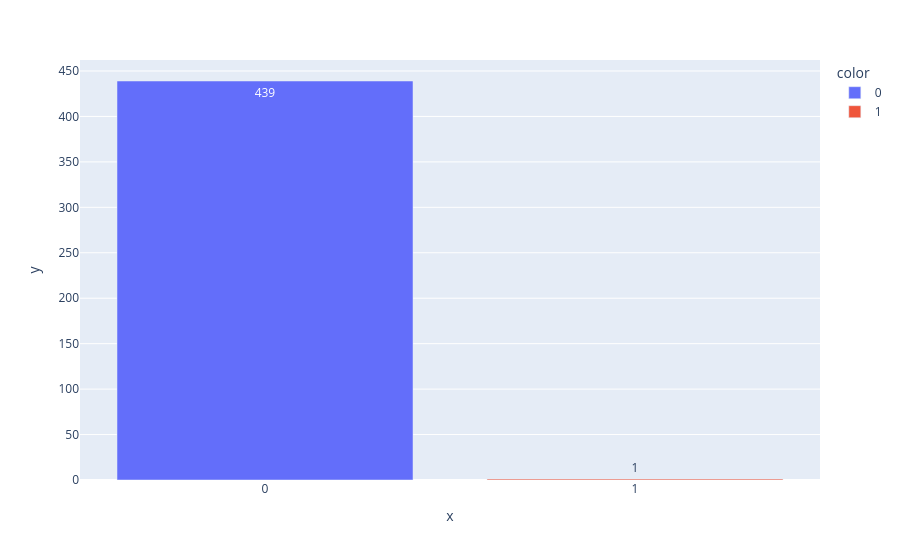

Write notebook code for a chart like this one.
### Code cell
# Diagramme en barre des nombres d'observations
bar_plot(val1)

### Figure 1 — Plotly figure (JSON) as saved in the notebook; plotly's stock layout.template omitted (floating-point values rounded to 4 significant figures)
{"data": [{"hovertemplate": "color=0<br>x=%{x}<br>y=%{y}<extra></extra>", "legendgroup": "0", "marker": {"color": "#636efa", "pattern": {"shape": ""}}, "name": "0", "orientation": "v", "showlegend": true, "textposition": "auto", "texttemplate": "%{y}", "type": "bar", "x": ["0"], "xaxis": "x", "y": [439], "yaxis": "y"}, {"hovertemplate": "color=1<br>x=%{x}<br>y=%{y}<extra></extra>", "legendgroup": "1", "marker": {"color": "#EF553B", "pattern": {"shape": ""}}, "name": "1", "orientation": "v", "showlegend": true, "textposition": "auto", "texttemplate": "%{y}", "type": "bar", "x": ["1"], "xaxis": "x", "y": [1], "yaxis": "y"}], "layout": {"barmode": "relative", "legend": {"title": {"text": "color"}, "tracegroupgap": 0}, "margin": {"t": 60}, "xaxis": {"anchor": "y", "domain": [0, 1], "title": {"text": "x"}}, "yaxis": {"anchor": "x", "domain": [0, 1], "title": {"text": "y"}}}}
